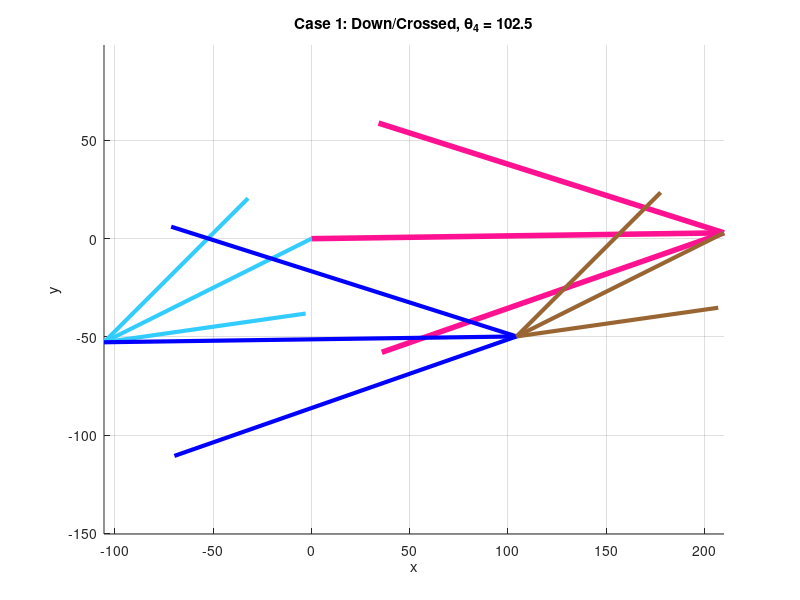
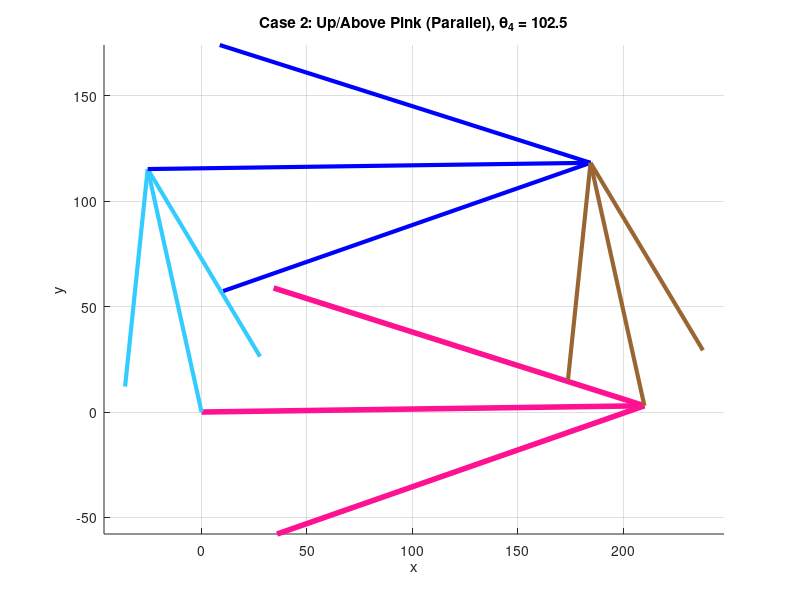

Reproduce these figures in MATLAB, in order.
clear all
close all
clc

% 1. Parameter Definitions
L1 = 210; % Ground (Pink)
L2 = 118; % Link 2 (Light Blue)
L3 = 210; % Link 3 (Blue)
L4 = 118; % Link 4 (Brown)

a = L2;
b = L3;
c = L4;
d = L1;

% Ground angle
theta1_deg = 0.81;
theta1 = deg2rad(theta1_deg);

% Input: Theta 4 (Global)
q4_global_deg = 102.5;
q4_global = deg2rad(q4_global_deg);

% Local Theta 4
q4 = q4_global - theta1;

% ---------------------------------------------------------
% STEP 1: Find Theta 2 given Theta 4 (Inverse Kinematics)
% ---------------------------------------------------------
% K Constants (Swapped a and c for Inverse)
K1_inv = d/c; 
K2_inv = d/a; 
K3_inv = (c^2 - b^2 + a^2 + d^2)/(2*c*a); 

% Coefficients A, B, C for finding q2
A = cos(q4) - K1_inv - K2_inv*cos(q4) + K3_inv;
B = -2*sin(q4);
C = K1_inv - (K2_inv + 1)*cos(q4) + K3_inv;

% Solve for q2
disc = B^2 - 4*A*C;

% เราคำนวณทั้ง 2 คำตอบก่อน
q2_option_A = 2*atan((-B - sqrt(disc))/(2*A)); % ปกติคือค่าที่ชี้ขึ้น (Parallel)
q2_option_B = 2*atan((-B + sqrt(disc))/(2*A)); % ปกติคือค่าที่ชี้ลง (Crossed)

% *** จัดเรียง Case ตามคำขอ ***
% Case 2: สีฟ้าต้องอยู่บน (Above Pink) -> ใช้ Option A
q2_local_2 = q2_option_A;

% Case 1: อีกคำตอบหนึ่ง (ชี้ลง) -> ใช้ Option B
q2_local_1 = q2_option_B;


% ---------------------------------------------------------
% STEP 2: Find Theta 3 for EACH Case
% ---------------------------------------------------------
K1 = d/a;
K4 = d/b;
K5 = (c^2 - d^2 - a^2 - b^2)/(2*a*b);

% --- Calculate q3 for Case 1 (Down) ---
D1 = cos(q2_local_1) - K1 + K4*cos(q2_local_1) + K5;
E1 = -2*sin(q2_local_1);
F1 = K1 + (K4 - 1)*cos(q2_local_1) + K5;
% เลือกเครื่องหมายให้ปิดลูปแบบ Crossed
q3_local_1 = 2*atan((-E1 + sqrt(E1^2 - 4*D1*F1))/(2*D1));

% --- Calculate q3 for Case 2 (Up / Above Pink) ---
D2 = cos(q2_local_2) - K1 + K4*cos(q2_local_2) + K5;
E2 = -2*sin(q2_local_2);
F2 = K1 + (K4 - 1)*cos(q2_local_2) + K5;
% เลือกเครื่องหมายให้ปิดลูปแบบ Parallel
q3_local_2 = 2*atan((-E2 - sqrt(E2^2 - 4*D2*F2))/(2*D2));


% Calculate Global Angles
q2_global_1 = rad2deg(q2_local_1 + theta1);
q3_global_1 = rad2deg(q3_local_1 + theta1);

q2_global_2 = rad2deg(q2_local_2 + theta1);
q3_global_2 = rad2deg(q3_local_2 + theta1);


% ---------------------------------------------------------
% PLOTTING PREPARATION
% ---------------------------------------------------------
% Colors
color_Pink = [1, 0.07, 0.57];
color_LBlue = [0.2, 0.8, 1];
color_Blue = [0, 0, 1];
color_Brown = [0.6, 0.4, 0.2];

% Ground (Same for both)
RO4O2 = d*exp(j*theta1); 
O4x = real(RO4O2); O4y = imag(RO4O2);

% --- Case 1 Vectors (Down) ---
RA1 = a*exp(j*(q2_local_1 + theta1));
RBA1 = b*exp(j*(q3_local_1 + theta1));
Ax1 = real(RA1); Ay1 = imag(RA1);
Bx1 = real(RA1 + RBA1); By1 = imag(RA1 + RBA1);

% --- Case 2 Vectors (Up / Above Pink) ---
RA2 = a*exp(j*(q2_local_2 + theta1));
RBA2 = b*exp(j*(q3_local_2 + theta1));
Ax2 = real(RA2); Ay2 = imag(RA2);
Bx2 = real(RA2 + RBA2); By2 = imag(RA2 + RBA2);


% ---------------------------------------------------------
% PLOTTING
% ---------------------------------------------------------

% --- Figure 1: Case 1 (Down/Crossed) ---
figure(1);
hold on;
quiver(0, 0, O4x, O4y, 0, 'Color', color_Pink, 'LineWidth', 4, 'MaxHeadSize', 0.5); % Ground
quiver(0, 0, Ax1, Ay1, 0, 'Color', color_LBlue, 'LineWidth', 3, 'MaxHeadSize', 0.5); % Link 2
quiver(Ax1, Ay1, Bx1-Ax1, By1-Ay1, 0, 'Color', color_Blue, 'LineWidth', 3, 'MaxHeadSize', 0.5); % Link 3
quiver(O4x, O4y, Bx1-O4x, By1-O4y, 0, 'Color', color_Brown, 'LineWidth', 3, 'MaxHeadSize', 0.5); % Link 4
axis equal; grid on;
title(['Case 1: Down/Crossed, \theta_4 = ' num2str(q4_global_deg)]);
xlabel('x'); ylabel('y');


% --- Figure 2: Case 2 (Up/Above Pink) ---
figure(2);
hold on;
quiver(0, 0, O4x, O4y, 0, 'Color', color_Pink, 'LineWidth', 4, 'MaxHeadSize', 0.5); % Ground
quiver(0, 0, Ax2, Ay2, 0, 'Color', color_LBlue, 'LineWidth', 3, 'MaxHeadSize', 0.5); % Link 2 (อยู่บน)
quiver(Ax2, Ay2, Bx2-Ax2, By2-Ay2, 0, 'Color', color_Blue, 'LineWidth', 3, 'MaxHeadSize', 0.5); % Link 3
quiver(O4x, O4y, Bx2-O4x, By2-O4y, 0, 'Color', color_Brown, 'LineWidth', 3, 'MaxHeadSize', 0.5); % Link 4
axis equal; grid on;
title(['Case 2: Up/Above Pink (Parallel), \theta_4 = ' num2str(q4_global_deg)]);
xlabel('x'); ylabel('y');


% Display Results
fprintf('--- Results ---\n');
fprintf('Case 1 (Down): Theta 2 = %.4f deg, Theta 3 = %.4f deg\n', q2_global_1, q3_global_1);
fprintf('Case 2 (Up):   Theta 2 = %.4f deg, Theta 3 = %.4f deg\n', q2_global_2, q3_global_2);
